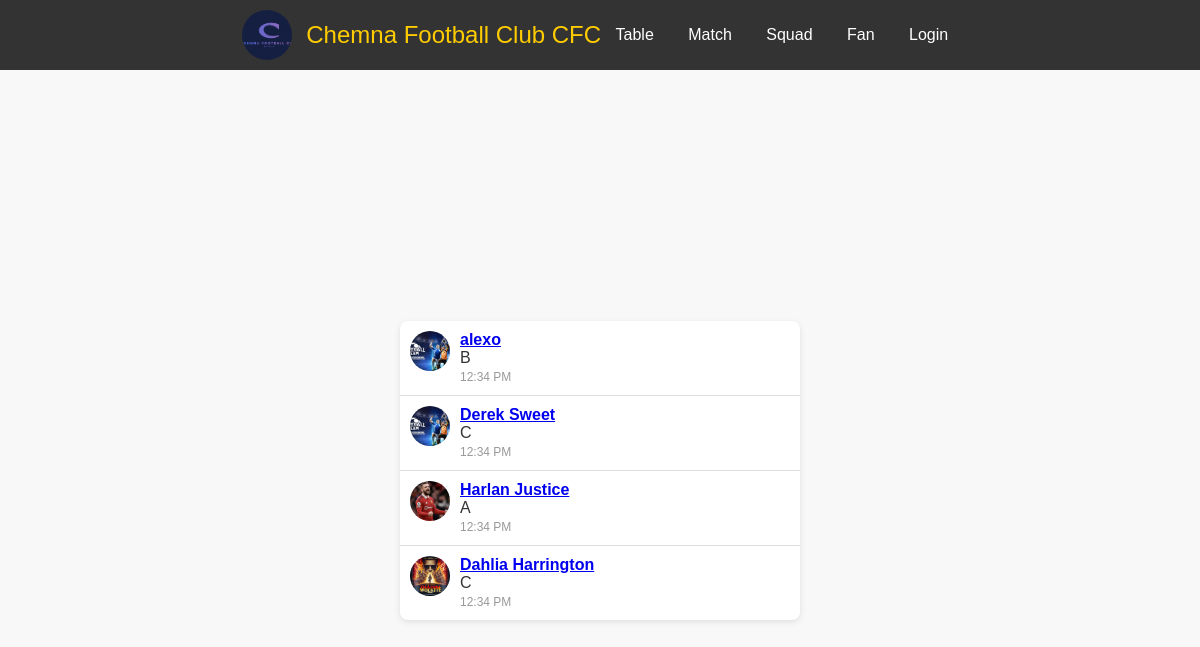
/fan_list, run on the app's committed database.
### chemnaFC/models.py (models this page shows, shortened)
class Fans(models.Model):
    fan_picture=models.FileField(upload_to="images", null=True)
    name = models.CharField(max_length=100)
    gender = models.CharField(max_length=1, choices=(('M', 'Male'), ('F', 'Female')))
    fan_level = models.CharField(max_length=1, choices=(('C', "level3"), ('B', "level2"), ('A', "Topfan")))
    email = models.EmailField()
    password = models.CharField(max_length=100)

### chemnaFC/views.py (the view)
# urls.py: path("fan_list",views.FansListView.as_view(), name ="fan_list_page"),
class FansListView(ListView):
    template_name="chemnaFC/fan_list.html"
    model=Fans
    context_object_name= "fan_list"

### chemnaFC/templates/chemnaFC/fan_list.html (shortened to what this page needs)
{% extends "base.html" %}
{% block content %}
<header>{% include "chemnaFC/header/header.html" %}</header>
<div class="container">
  <ul class="chat">
    {% for fan in fan_list %}
      <li class="message">
        <div class="fan-picture">
          <a href="{% url 'single_fan_page' fan.pk %}"><img src="{{ fan.fan_picture.url }}" alt="fan image"></a>
        </div>
        <div>
          <span class="fan-name">
            {% if fan.user == request.user %}
              <a href="{% url 'profile_page' %}">{{ fan.name }}</a>
            {% else %}
              <a href="{% url 'single_fan_page' fan.pk %}">{{ fan.name }}</a>
            {% endif %}
          </span>
          <p class="fan-text">{{ fan.fan_level }}</p>
          <span class="fan-time">12:34 PM</span>
        </div>
      </li>
    {% endfor %}
  </ul>
</div>
{% endblock %}

### chemnaFC/templates/chemnaFC/fan_list.html (style rules this page uses)
body { margin: 0; padding: 0; font-family: Arial, sans-serif; background-color: #f8f8f8; }
.container { display: flex; flex-direction: column; align-items: center; justify-content: center; min-height: 100vh; background-color: #f8f8f8; }
.chat { list-style: none; padding: 0; margin: 0; width: 400px; box-shadow: 0 2px 6px rgba(0, 0, 0, 0.1); border-radius: 8px; background-color: #fff; overflow-y: auto; max-height: 500px; }
.message { padding: 10px; border-bottom: 1px solid #ddd; display: flex; align-items: flex-start; }
.message:last-child { border-bottom: none; }
.message .fan-picture { width: 40px; height: 40px; border-radius: 50%; overflow: hidden; margin-right: 10px; }
.message .fan-picture img { width: 100%; height: 100%; object-fit: cover; }
.message .fan-name { font-weight: bold; color: #333; }
.message .fan-text { color: #333; }
.message .fan-time { margin-left: auto; font-size: 12px; color: #999; }

### chemnaFC/templates/chemnaFC/header/header.html (style rules this page uses)
* { margin: 0; padding: 0; box-sizing: border-box; }

### data on the page
Fans: fan_picture (picture), name "alexo", fan_level "B"
Fans: fan_picture (picture), name "Derek Sweet", fan_level "C"
Fans: fan_picture (picture), name "Harlan Justice", fan_level "A"
Fans: fan_picture (picture), name "Dahlia Harrington", fan_level "C"
